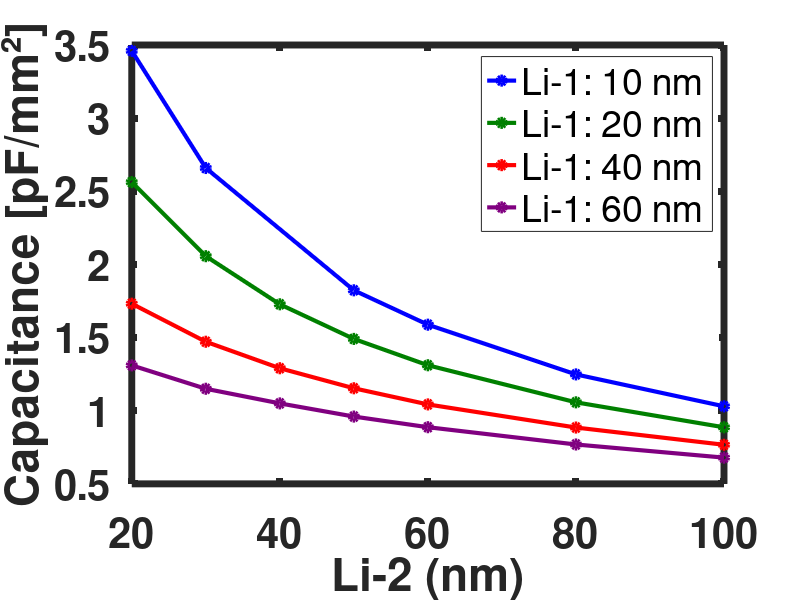

Here is the MATLAB script that generated this plot:
% Capacitance data grouped by fixed Li-1 values
grouped_data = struct();
grouped_data.Li10 = containers.Map([20, 30, 50, 60, 80, 100], ...
    [3.4598803, 2.6591707, 1.8231038, 1.588, 1.2481696, 1.03]);
grouped_data.Li20 = containers.Map([20, 30, 40, 50, 60, 80, 100], ...
    [2.56243, 2.0563543, 1.7274109, 1.4907166, 1.3107166, 1.0573307, 0.88656703]);
grouped_data.Li40 = containers.Map([20, 30, 40, 50, 60, 80, 100], ...
    [1.7314549, 1.4714549, 1.29033, 1.1534047, 1.043, 0.88499425, 0.76711188]);
grouped_data.Li60 = containers.Map([20, 30, 40, 50, 60, 80, 100], ...
    [1.31, 1.15, 1.05, 0.96001709, 0.887216, 0.76909982, 0.67934588]);

% Colors for each line
colors = [
    0 0 1;       % Blue
    0 0.5 0;     % Green
    1 0 0;       % Red
    0.5 0 0.5    % Purple
];

% Start figure
figure;

fixed_keys = fieldnames(grouped_data);

for i = 1:length(fixed_keys)
    key = fixed_keys{i};
    data_map = grouped_data.(key);
    x_vals = cell2mat(data_map.keys);
    y_vals = cell2mat(data_map.values);
    
    [x_vals, idx] = sort(x_vals);  % Sort for smooth lines
    y_vals = y_vals(idx);
    
    plot(x_vals, y_vals, '-o', ...
        'LineWidth', 3, ...
        'MarkerSize', 6, ...
        'Color', colors(i, :)); 
    hold on;
end

xlabel('Li-2 (nm)', 'FontSize', 36, 'FontWeight', 'bold');
ylabel('Capacitance [pF/mm²]', 'FontSize', 36, 'FontWeight', 'bold');
% title('Capacitance vs. Varying Li-2 for Different Fixed Li-1 Values', 'FontSize', 32, 'FontWeight', 'bold');
legend({'Li-1: 10 nm', 'Li-1: 20 nm', 'Li-1: 40 nm', 'Li-1: 60 nm'}, ...
       'FontSize', 24, 'Location', 'northeast');

set(gca, 'FontSize', 30, 'FontWeight', 'bold', 'LineWidth', 5);
hold off;
